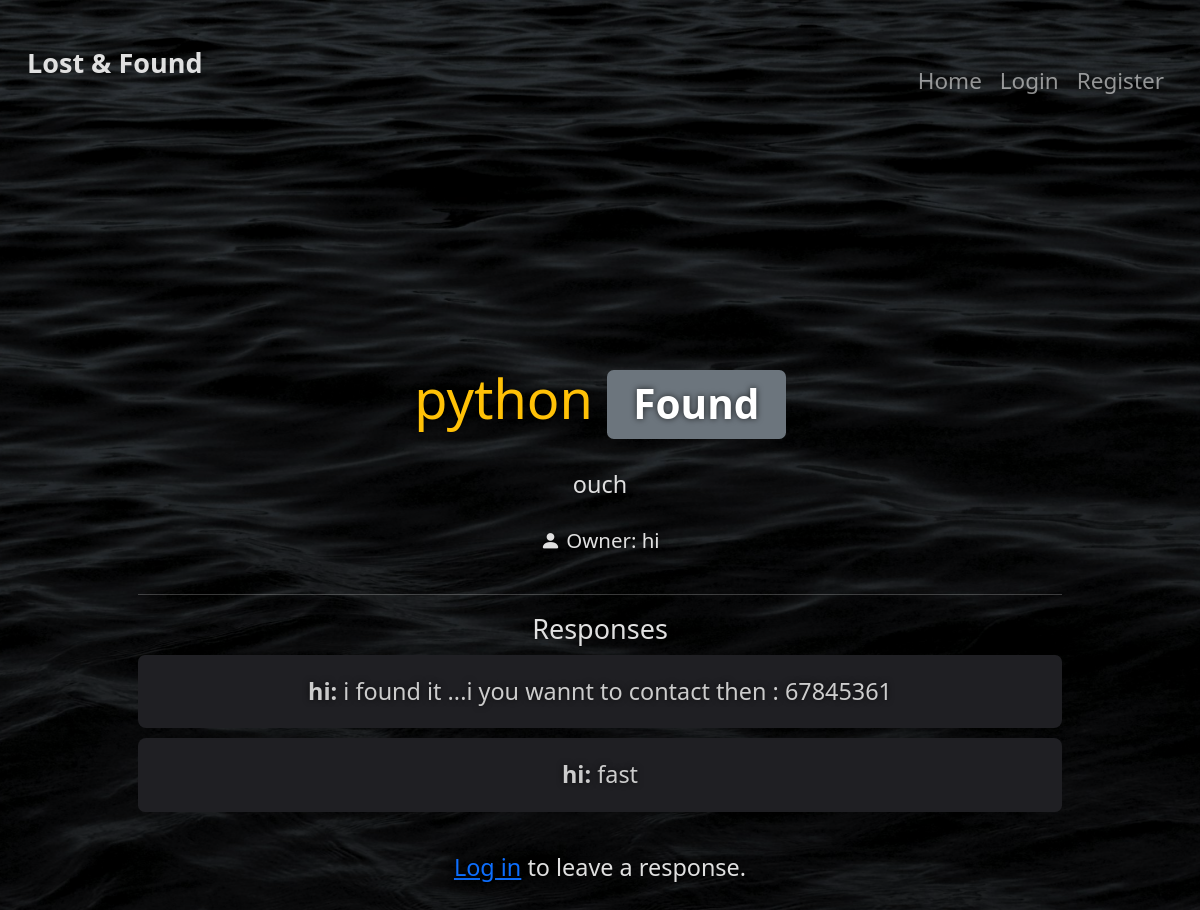
Screenshot of /item/3 with the database file from the repository.
### tables this page shows
CREATE TABLE items (
    id INTEGER PRIMARY KEY AUTOINCREMENT,
    title TEXT NOT NULL,
    description TEXT,
    image TEXT,
    status TEXT CHECK( status IN ('lost', 'found') ) NOT NULL,
    user_id INTEGER,
    created_at DATETIME DEFAULT CURRENT_TIMESTAMP,
    FOREIGN KEY(user_id) REFERENCES users(id)
);

CREATE TABLE users (
    id INTEGER PRIMARY KEY AUTOINCREMENT,
    username TEXT UNIQUE NOT NULL,
    password TEXT NOT NULL,
    email TEXT UNIQUE NOT NULL
);

CREATE TABLE responses (
    id INTEGER PRIMARY KEY AUTOINCREMENT,
    item_id INTEGER,
    user_id INTEGER,
    message TEXT,
    created_at DATETIME DEFAULT CURRENT_TIMESTAMP,
    FOREIGN KEY(item_id) REFERENCES items(id),
    FOREIGN KEY(user_id) REFERENCES users(id)
);

### app.py (the view, shortened to what this page needs)
@app.route('/item/<int:item_id>', methods=['GET', 'POST'])
def item_detail(item_id):
    db = get_db()
    item = db.execute('SELECT items.*, users.username FROM items JOIN users ON items.user_id = users.id WHERE items.id = ?', (item_id,)).fetchone()
    responses = db.execute('SELECT r.*, u.username FROM responses r JOIN users u ON r.user_id = u.id WHERE r.item_id = ?', (item_id,)).fetchall()
    return render_template('item_detail.html', item=item, responses=responses)

### app.py (called while the page is built)
@app.context_processor
def inject_now():
    return {'now': datetime.utcnow}

def get_db():
    conn = sqlite3.connect(DATABASE)
    conn.row_factory = sqlite3.Row
    return conn

### templates/item_detail.html
{% extends "base.html" %}
{% block content %}
<h2 class="mb-4">{{ item.title }} <span class="badge bg-secondary">{{ item.status.capitalize() }}</span></h2>
<p>{{ item.description }}</p>
<p><small><i class="bi bi-person-fill"></i> Owner: {{ item.username }}</small></p>
<hr>
<h4>Responses</h4>
{% if responses %}
<ul class="list-group list-group-dark mb-4">
  {% for r in responses %}
    <li class="list-group-item"><strong>{{ r.username }}:</strong> {{ r.message }}</li>
  {% endfor %}
</ul>
{% else %}
<p>No responses yet.</p>
{% endif %}
{% if session.get('user_id') %}
<h5>Leave a Response:</h5>
<form method="POST" class="mb-4" style="max-width:500px;">
    <textarea name="message" class="form-control mb-2" rows="3" placeholder="Your message..." required></textarea>
    <button type="submit" class="btn btn-outline-primary">Send Response</button>
</form>
{% else %}
<p><a href="{{ url_for('login') }}">Log in</a> to leave a response.</p>
{% endif %}
{% endblock %}

### static/css/style.css (style rules this page uses)
*, *::before, *::after { box-sizing: border-box; margin: 0; padding: 0; }
html, body { height: 100%; width: 100%; overflow: hidden; font-family: 'Segoe UI', Tahoma, Geneva, Verdana, sans-serif; font-size: 1.125rem; line-height: 1.6; color: #e0e0e0; background: url('../images/photo-1468657988500-aca2be09f4c6.jpeg') no-repeat center center fixed; background-size: cover; background-position: center center; background-attachment: fixed; background-color: transparent; padding-top: 80px; position: relative; }
body::after { content: ""; position: fixed; top: 0; left: 0; width: 100vw; height: 100vh; background-color: rgba(0, 0, 0, 0.5); pointer-events: none; z-index: 0; }
h2 { font-size: 3rem; color: #ffc107; margin-bottom: 2rem; }
.home-content p, .list-group-item { font-size: 1.3rem; }
.list-group-item { background-color: #1f1f23; color: #ccc; border: none; margin-bottom: 10px; border-radius: 8px; padding: 18px 24px; cursor: pointer; position: relative; transition: transform 0.3s ease, box-shadow 0.3s ease; }

### rows the page displays
items: title "python", status "Found", description "ouch"
users: username "hi"
responses: username "hi", message "i found it ...i you wannt to contact then : 67845361"
responses: username "hi", message "fast"
